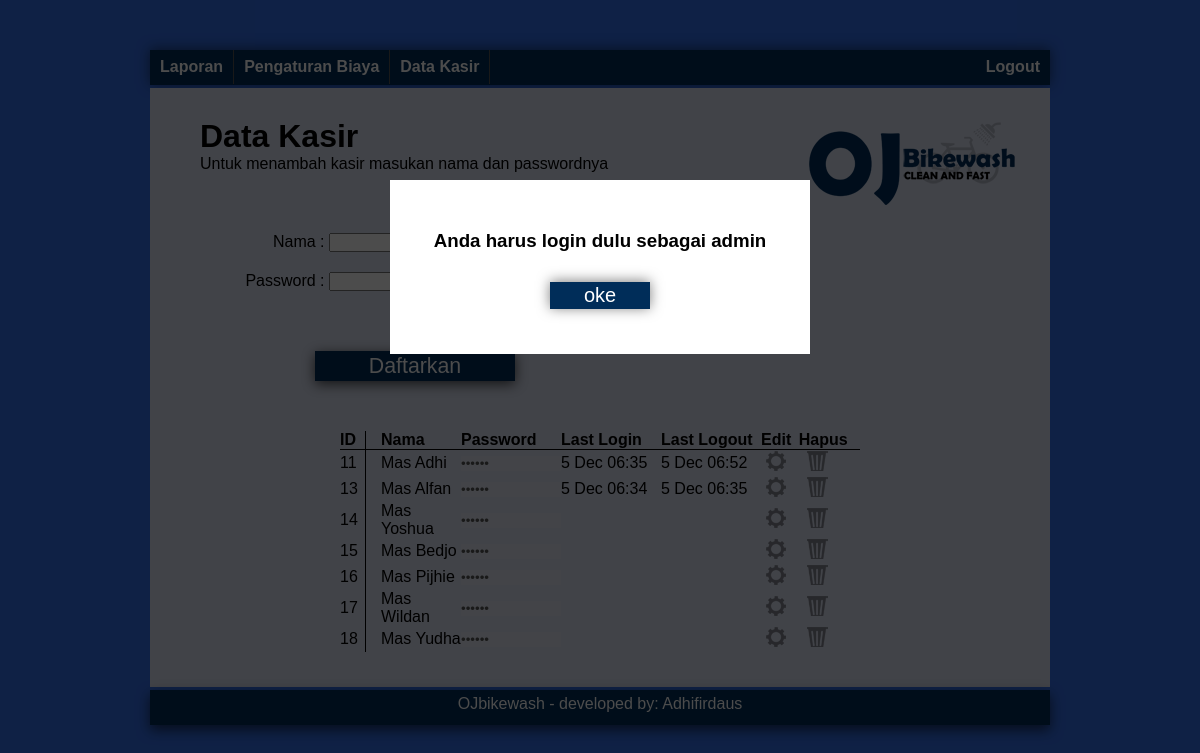
Page /dataKasir.php on the committed database.
### tables this page shows
CREATE TABLE IF NOT EXISTS `datakasir` (
  `id` int(11) NOT NULL AUTO_INCREMENT,
  `nama` varchar(30) DEFAULT NULL,
  `password` varchar(30) DEFAULT NULL,
  `lastlogin` datetime DEFAULT NULL,
  `lastlogout` datetime DEFAULT NULL,
  PRIMARY KEY (`id`),
  UNIQUE KEY `nama` (`nama`)
);

### dataKasir.php (the view, shortened to what this page needs)
<!doctype html>
<?php include 'config.php.';
function login(){
	echo"
			<div id='popup' style='visibility:visible;'>
				<div class='window'>
				<h3>Anda harus login dulu sebagai admin</h3>
				<a href='index.php' ><input type='submit' style='margin-left:0px;' value='oke'></a>
				</div>
			</div>
			";
	};
if(isset($_SESSION['session_user'])){
	if($_SESSION['session_user'] == "admin"){
	}else{
	login();
	}
}else{
login();
}
?>
<html>
	<head>
		<link rel="stylesheet" href="datakasir.css" type="text/css"/>
	<head>
	<body>
			<div id="menu">
				<a href="laporan.php"><li>Laporan</li></a>
				<a href="pengaturan-biaya.php"><li>Pengaturan Biaya</li></a>
				<a href="dataKasir.php"><li>Data Kasir</li></a>
				<a href="logout.php" id="logout" ><li>Logout</li></a>
			</div>
		<div id="halaman">
				<div id="logo">
				</div>
				<div id="notifikasi">
				<h1>Data Kasir</h1>
				<p>Untuk menambah kasir masukan nama dan passwordnya</p>
				</div>
				<form method="POST">
					<div class="form">
					<label for="nama">Nama :</label>
					</div>
					<div class="form">
					<label for="password">Password :</label>
					</div>
					<div id="tombol-simpan">
					<input type="submit" name="daftarkan" value="Daftarkan" />
					</div>
				</form>
					<table cellpadding=0 cellspacing=0 width=520
					style="margin:0 auto 35px auto;
					">
					<tr class="tbhead">
					<td width=25 style="border-right:1px solid black;">ID</td>
					<td width=80 style="padding-left:15px;">Nama</td>
					<td width=100>Password</td>
					<td width=100>Last Login</td>
					<td width=100>Last Logout</td>
					<td>Edit</td>
					<td>Hapus</td>
					</tr>
					<?php
					$data = mysql_query("SELECT id, nama,
										password , DATE_FORMAT( lastlogin,  '%e %b %H:%i' ) AS login, DATE_FORMAT( lastlogout, '%e %b %H:%i' ) AS logout
										FROM datakasir");
					while ( $dataKasir = mysql_fetch_array($data)){
					echo "<tr class='list'>";
					echo "<td style='border-right:1px solid black;'>".$dataKasir['id']."</td>";
					echo "<td style='padding-left:15px;'>".$dataKasir['nama']."</td>";
					echo "<td><input style='border:none; width:100px;' disabled='yes' type='password' value='".$dataKasir['password']."'/></td>";
					echo "<td>".$dataKasir['login']."</td>";
					echo "<td>".$dataKasir['logout']."</td>";
					echo "<form method='post' action=''>
						 <input type='hidden' name='idKasir' value='".$dataKasir['id']."'/>
						 <input type='hidden' name='namaKasir' value='".$dataKasir['nama']."'/>
						 <input type='hidden' name='passwordKasir' value='".$dataKasir['password']."'/>
						 <td class='edit'><input  type='submit' name='edit' value=' ' /></td>
						 <td class='hapus'><input  type='submit' name='hapus' value=' ' /></td>
						 </form>";
					}
					?>
					</table>
		</div>
		<div id="footer">
		OJbikewash - developed by: Adhifirdaus
		</div>
	</body>
<html>

### datakasir.css (style rules this page uses)
* { margin:0; padding:0; font-family:calibri, ‚segoe ui‛, arial, tahoma, sans-serif; }
body { background-color:#326EE9; }
#menu { width:900px; height:35px; margin: 50px auto; margin-bottom:3px; background-color:#002D59; list-style:none; font-weight:bold; box-shadow: 0px -1px 13px rgba(0,0,0,0.5); }
#menu li { float:left; padding:8px 10px; border-right:1px solid #555555; color:white; }
#logout { float:right; border-right:none; }
#logout li { border:none; }
#halaman { width : 900px; margin: 0 auto; overflow:hidden; background-color:#DAE0F1; }
#logo { float:right; height:91px; width:214px; margin:30px; background:url("images/ojbikewash.png"); }
#notifikasi { margin:30px 0 50px 50px; }
.form { width:350px; text-align:right; padding:10px; border:none; }
#tombol-simpan { margin:50px 0 50px 165px; }
#tombol-simpan input[type=submit] { padding:2px 15px; background:#002D59; border:none; cursor:pointer; color:white; width:200px; height:30px; font-size:16pt; box-shadow: 0px 3px 13px rgba(0,0,0,0.7); }
.tbhead { font-weight:bold; }
.tbhead td { border-bottom:1px solid black; }
.edit input[type=submit] { opacity:0.4;background:url("images/edit.png"); width:20px; height:20px; cursor:pointer;border:none; margin:1px 0 5px 5px; }
.hapus input[type=submit] { opacity:0.4;background:url("images/hapus.png"); width:21px; height:20px; cursor:pointer;border:none; margin:1px 0 5px 8px; }
#popup { width: 100%; height: 100%; position: fixed; background: rgba(0,0,0,.7); top: 0; left: 0; z-index: 9999; }
.window { width: 400px; background: #fff; position: relative; padding: 10px; text-align: center; margin: 15% auto; }
.window h3 { margin: 10% 0 0 0; }
.window input[type=submit] { margin-bottom:35px;padding:2px;cursor:pointer;border:none; color:white; background:#002D59;margin-top:30px; width:100px; font-size:20px;box-shadow: 0px -1px 13px rgba(0,0,0,0.5) }
#footer { color:white; text-align:center; padding-top:5px; width:900px; height:30px; margin: 3px auto 35px auto; background-color:#002D59; box-shadow: 0px 5px 13px rgba(0,0,0,0.6); }

### rows in the picture
datakasir: id "11", nama "Mas Adhi", login "5 Dec 06:35", logout "5 Dec 06:52"
datakasir: id "13", nama "Mas Alfan", login "5 Dec 06:34", logout "5 Dec 06:35"
datakasir: id "14", nama "Mas Yoshua"
datakasir: id "15", nama "Mas Bedjo"
datakasir: id "16", nama "Mas Pijhie"
datakasir: id "17", nama "Mas Wildan"
datakasir: id "18", nama "Mas Yudha"
